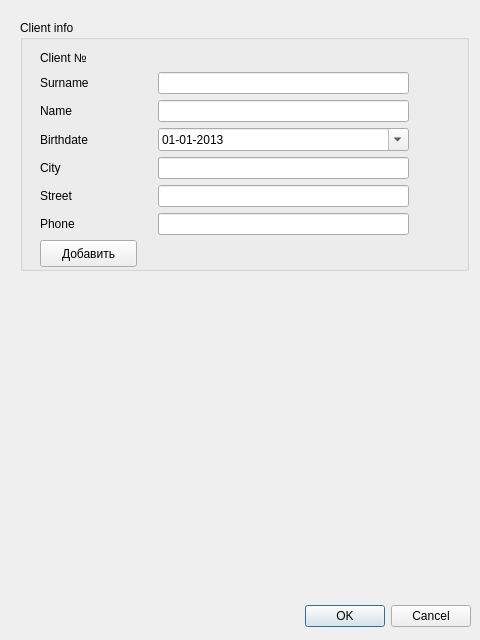
<?xml version="1.0" encoding="UTF-8"?>
<ui version="4.0">
 <class>Dialog</class>
 <widget class="QDialog" name="Dialog">
  <property name="geometry">
   <rect>
    <x>0</x>
    <y>0</y>
    <width>480</width>
    <height>640</height>
   </rect>
  </property>
  <property name="windowTitle">
   <string>Dialog</string>
  </property>
  <widget class="QDialogButtonBox" name="buttonBox">
   <property name="geometry">
    <rect>
     <x>10</x>
     <y>600</y>
     <width>461</width>
     <height>32</height>
    </rect>
   </property>
   <property name="orientation">
    <enum>Qt::Horizontal</enum>
   </property>
   <property name="standardButtons">
    <set>QDialogButtonBox::Cancel|QDialogButtonBox::Ok</set>
   </property>
  </widget>
  <widget class="QGroupBox" name="groupBox">
   <property name="geometry">
    <rect>
     <x>20</x>
     <y>20</y>
     <width>449</width>
     <height>251</height>
    </rect>
   </property>
   <property name="minimumSize">
    <size>
     <width>449</width>
     <height>0</height>
    </size>
   </property>
   <property name="title">
    <string>Client info</string>
   </property>
   <widget class="QPushButton" name="pb_add_client">
    <property name="geometry">
     <rect>
      <x>20</x>
      <y>220</y>
      <width>97</width>
      <height>27</height>
     </rect>
    </property>
    <property name="text">
     <string>Добавить</string>
    </property>
    <property name="checkable">
     <bool>false</bool>
    </property>
    <property name="checked">
     <bool>false</bool>
    </property>
   </widget>
   <widget class="QWidget" name="layoutWidget">
    <property name="geometry">
     <rect>
      <x>20</x>
      <y>30</y>
      <width>369</width>
      <height>185</height>
     </rect>
    </property>
    <layout class="QGridLayout" name="gridLayout">
     <item row="1" column="0">
      <widget class="QLabel" name="label">
       <property name="text">
        <string>Surname</string>
       </property>
      </widget>
     </item>
     <item row="1" column="1">
      <widget class="QLineEdit" name="le_client_surname">
       <property name="minimumSize">
        <size>
         <width>251</width>
         <height>0</height>
        </size>
       </property>
       <property name="maximumSize">
        <size>
         <width>251</width>
         <height>16777215</height>
        </size>
       </property>
      </widget>
     </item>
     <item row="2" column="0">
      <widget class="QLabel" name="label_2">
       <property name="text">
        <string>Name</string>
       </property>
      </widget>
     </item>
     <item row="2" column="1">
      <widget class="QLineEdit" name="le_client_name">
       <property name="minimumSize">
        <size>
         <width>251</width>
         <height>0</height>
        </size>
       </property>
       <property name="maximumSize">
        <size>
         <width>251</width>
         <height>16777215</height>
        </size>
       </property>
      </widget>
     </item>
     <item row="3" column="0">
      <widget class="QLabel" name="label_3">
       <property name="text">
        <string>Birthdate</string>
       </property>
      </widget>
     </item>
     <item row="3" column="1">
      <widget class="QDateEdit" name="de_client_birthdate">
       <property name="displayFormat">
        <string>dd-MM-yyyy</string>
       </property>
       <property name="calendarPopup">
        <bool>true</bool>
       </property>
       <property name="date">
        <date>
         <year>2013</year>
         <month>1</month>
         <day>1</day>
        </date>
       </property>
      </widget>
     </item>
     <item row="4" column="1">
      <widget class="QLineEdit" name="le_client_city">
       <property name="minimumSize">
        <size>
         <width>251</width>
         <height>0</height>
        </size>
       </property>
       <property name="maximumSize">
        <size>
         <width>251</width>
         <height>16777215</height>
        </size>
       </property>
      </widget>
     </item>
     <item row="4" column="0">
      <widget class="QLabel" name="label_4">
       <property name="text">
        <string>City</string>
       </property>
      </widget>
     </item>
     <item row="5" column="1">
      <widget class="QLineEdit" name="le_client_street">
       <property name="minimumSize">
        <size>
         <width>251</width>
         <height>0</height>
        </size>
       </property>
       <property name="maximumSize">
        <size>
         <width>251</width>
         <height>16777215</height>
        </size>
       </property>
      </widget>
     </item>
     <item row="5" column="0">
      <widget class="QLabel" name="label_26">
       <property name="text">
        <string>Street</string>
       </property>
      </widget>
     </item>
     <item row="6" column="1">
      <widget class="QLineEdit" name="le_client_phone">
       <property name="minimumSize">
        <size>
         <width>251</width>
         <height>0</height>
        </size>
       </property>
       <property name="maximumSize">
        <size>
         <width>251</width>
         <height>16777215</height>
        </size>
       </property>
      </widget>
     </item>
     <item row="6" column="0">
      <widget class="QLabel" name="label_5">
       <property name="text">
        <string>Phone</string>
       </property>
      </widget>
     </item>
     <item row="0" column="0">
      <widget class="QLabel" name="label_6">
       <property name="text">
        <string>Client №</string>
       </property>
      </widget>
     </item>
     <item row="0" column="1" alignment="Qt::AlignHCenter">
      <widget class="QLabel" name="lab_client_id">
       <property name="text">
        <string/>
       </property>
      </widget>
     </item>
    </layout>
   </widget>
  </widget>
 </widget>
 <resources/>
 <connections>
  <connection>
   <sender>buttonBox</sender>
   <signal>accepted()</signal>
   <receiver>Dialog</receiver>
   <slot>accept()</slot>
   <hints>
    <hint type="sourcelabel">
     <x>248</x>
     <y>254</y>
    </hint>
    <hint type="destinationlabel">
     <x>157</x>
     <y>274</y>
    </hint>
   </hints>
  </connection>
  <connection>
   <sender>buttonBox</sender>
   <signal>rejected()</signal>
   <receiver>Dialog</receiver>
   <slot>reject()</slot>
   <hints>
    <hint type="sourcelabel">
     <x>316</x>
     <y>260</y>
    </hint>
    <hint type="destinationlabel">
     <x>286</x>
     <y>274</y>
    </hint>
   </hints>
  </connection>
 </connections>
</ui>
